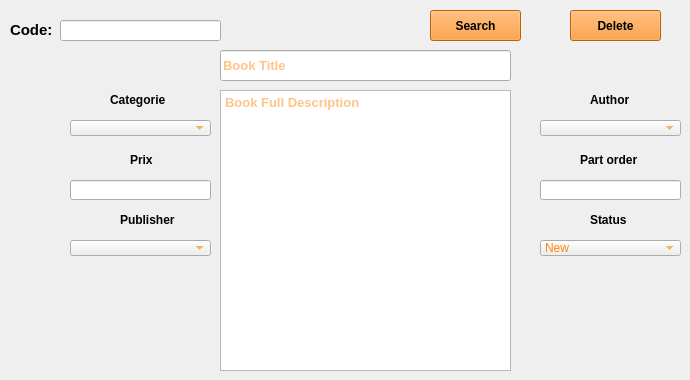
      <widget class="QWidget" name="tab_10">
       <attribute name="title">
        <string>Edit Or Delete Book</string>
       </attribute>
       <widget class="QTextEdit" name="textEdit_3">
        <property name="geometry">
         <rect>
          <x>220</x>
          <y>90</y>
          <width>291</width>
          <height>281</height>
         </rect>
        </property>
        <property name="font">
         <font>
          <family>MS Shell Dlg 2</family>
          <pointsize>10</pointsize>
          <weight>75</weight>
          <bold>true</bold>
         </font>
        </property>
        <property name="styleSheet">
         <string notr="true">color: rgb(255, 136, 17);
</string>
        </property>
        <property name="placeholderText">
         <string>Book Full Description</string>
        </property>
       </widget>
       <widget class="QLineEdit" name="lineEdit_12">
        <property name="geometry">
         <rect>
          <x>60</x>
          <y>20</y>
          <width>161</width>
          <height>21</height>
         </rect>
        </property>
       </widget>
       <widget class="QPushButton" name="pushButton_13">
        <property name="geometry">
         <rect>
          <x>430</x>
          <y>10</y>
          <width>91</width>
          <height>31</height>
         </rect>
        </property>
        <property name="font">
         <font>
          <family>MS Shell Dlg 2</family>
          <weight>75</weight>
          <bold>true</bold>
         </font>
        </property>
        <property name="styleSheet">
         <string notr="true">background-color: rgb(255, 136, 17);
</string>
        </property>
        <property name="text">
         <string>Search</string>
        </property>
       </widget>
       <widget class="QComboBox" name="comboBox_12">
        <property name="geometry">
         <rect>
          <x>540</x>
          <y>240</y>
          <width>141</width>
          <height>16</height>
         </rect>
        </property>
        <property name="styleSheet">
         <string notr="true">color: rgb(255, 136, 17);
</string>
        </property>
        <item>
         <property name="text">
          <string>New</string>
         </property>
        </item>
        <item>
         <property name="text">
          <string>Used</string>
         </property>
        </item>
        <item>
         <property name="text">
          <string>Damged</string>
         </property>
        </item>
       </widget>
       <widget class="QComboBox" name="comboBox_13">
        <property name="geometry">
         <rect>
          <x>70</x>
          <y>240</y>
          <width>141</width>
          <height>16</height>
         </rect>
        </property>
        <property name="styleSheet">
         <string notr="true">color: rgb(255, 136, 17);
</string>
        </property>
       </widget>
       <widget class="QComboBox" name="comboBox_14">
        <property name="geometry">
         <rect>
          <x>70</x>
          <y>120</y>
          <width>141</width>
          <height>16</height>
         </rect>
        </property>
        <property name="styleSheet">
         <string notr="true">
color: rgb(255, 136, 17);
</string>
        </property>
       </widget>
       <widget class="QLineEdit" name="lineEdit_13">
        <property name="geometry">
         <rect>
          <x>540</x>
          <y>180</y>
          <width>141</width>
          <height>20</height>
         </rect>
        </property>
       </widget>
       <widget class="QComboBox" name="comboBox_15">
        <property name="geometry">
         <rect>
          <x>540</x>
          <y>120</y>
          <width>141</width>
          <height>16</height>
         </rect>
        </property>
        <property name="styleSheet">
         <string notr="true">color: rgb(255, 136, 17);
</string>
        </property>
       </widget>
       <widget class="QLabel" name="label_18">
        <property name="geometry">
         <rect>
          <x>110</x>
          <y>90</y>
          <width>71</width>
          <height>20</height>
         </rect>
        </property>
        <property name="font">
         <font>
          <family>MS Shell Dlg 2</family>
          <pointsize>9</pointsize>
          <weight>75</weight>
          <bold>true</bold>
         </font>
        </property>
        <property name="text">
         <string>Categorie</string>
        </property>
       </widget>
       <widget class="QLabel" name="label_19">
        <property name="geometry">
         <rect>
          <x>130</x>
          <y>150</y>
          <width>91</width>
          <height>20</height>
         </rect>
        </property>
        <property name="font">
         <font>
          <family>MS Shell Dlg 2</family>
          <pointsize>9</pointsize>
          <weight>75</weight>
          <bold>true</bold>
         </font>
        </property>
        <property name="text">
         <string>Prix</string>
        </property>
       </widget>
       <widget class="QLabel" name="label_20">
        <property name="geometry">
         <rect>
          <x>580</x>
          <y>150</y>
          <width>91</width>
          <height>20</height>
         </rect>
        </property>
        <property name="font">
         <font>
          <family>MS Shell Dlg 2</family>
          <pointsize>9</pointsize>
          <weight>75</weight>
          <bold>true</bold>
         </font>
        </property>
        <property name="text">
         <string>Part order</string>
        </property>
       </widget>
       <widget class="QLabel" name="label_21">
        <property name="geometry">
         <rect>
          <x>590</x>
          <y>90</y>
          <width>91</width>
          <height>20</height>
         </rect>
        </property>
        <property name="font">
         <font>
          <family>MS Shell Dlg 2</family>
          <pointsize>9</pointsize>
          <weight>75</weight>
          <bold>true</bold>
         </font>
        </property>
        <property name="text">
         <string>Author</string>
        </property>
       </widget>
       <widget class="QLabel" name="label_22">
        <property name="geometry">
         <rect>
          <x>120</x>
          <y>210</y>
          <width>91</width>
          <height>20</height>
         </rect>
        </property>
        <property name="font">
         <font>
          <family>MS Shell Dlg 2</family>
          <pointsize>9</pointsize>
          <weight>75</weight>
          <bold>true</bold>
         </font>
        </property>
        <property name="text">
         <string>Publisher</string>
        </property>
       </widget>
       <widget class="QLabel" name="label_23">
        <property name="geometry">
         <rect>
          <x>590</x>
          <y>210</y>
          <width>91</width>
          <height>20</height>
         </rect>
        </property>
        <property name="font">
         <font>
          <family>MS Shell Dlg 2</family>
          <pointsize>9</pointsize>
          <weight>75</weight>
          <bold>true</bold>
         </font>
        </property>
        <property name="text">
         <string>Status</string>
        </property>
       </widget>
       <widget class="QPushButton" name="pushButton_15">
        <property name="geometry">
         <rect>
          <x>570</x>
          <y>10</y>
          <width>91</width>
          <height>31</height>
         </rect>
        </property>
        <property name="font">
         <font>
          <family>MS Shell Dlg 2</family>
          <weight>75</weight>
          <bold>true</bold>
         </font>
        </property>
        <property name="styleSheet">
         <string notr="true">background-color: rgb(255, 136, 17);
</string>
        </property>
        <property name="text">
         <string>Delete</string>
        </property>
       </widget>
       <widget class="QLineEdit" name="lineEdit_15">
        <property name="geometry">
         <rect>
          <x>220</x>
          <y>50</y>
          <width>291</width>
          <height>31</height>
         </rect>
        </property>
        <property name="font">
         <font>
          <family>MS Shell Dlg 2</family>
          <pointsize>10</pointsize>
          <weight>75</weight>
          <bold>true</bold>
         </font>
        </property>
        <property name="styleSheet">
         <string notr="true">color: rgb(255, 136, 17);
</string>
        </property>
        <property name="placeholderText">
         <string>Book Title</string>
        </property>
       </widget>
       <widget class="QLabel" name="label_24">
        <property name="geometry">
         <rect>
          <x>10</x>
          <y>20</y>
          <width>111</width>
          <height>20</height>
         </rect>
        </property>
        <property name="font">
         <font>
          <family>MS Shell Dlg 2</family>
          <pointsize>11</pointsize>
          <weight>75</weight>
          <bold>true</bold>
         </font>
        </property>
        <property name="text">
         <string>Code:</string>
        </property>
       </widget>
       <widget class="QLineEdit" name="lineEdit_14">
        <property name="geometry">
         <rect>
          <x>70</x>
          <y>180</y>
          <width>141</width>
          <height>20</height>
         </rect>
        </property>
       </widget>
      </widget>
